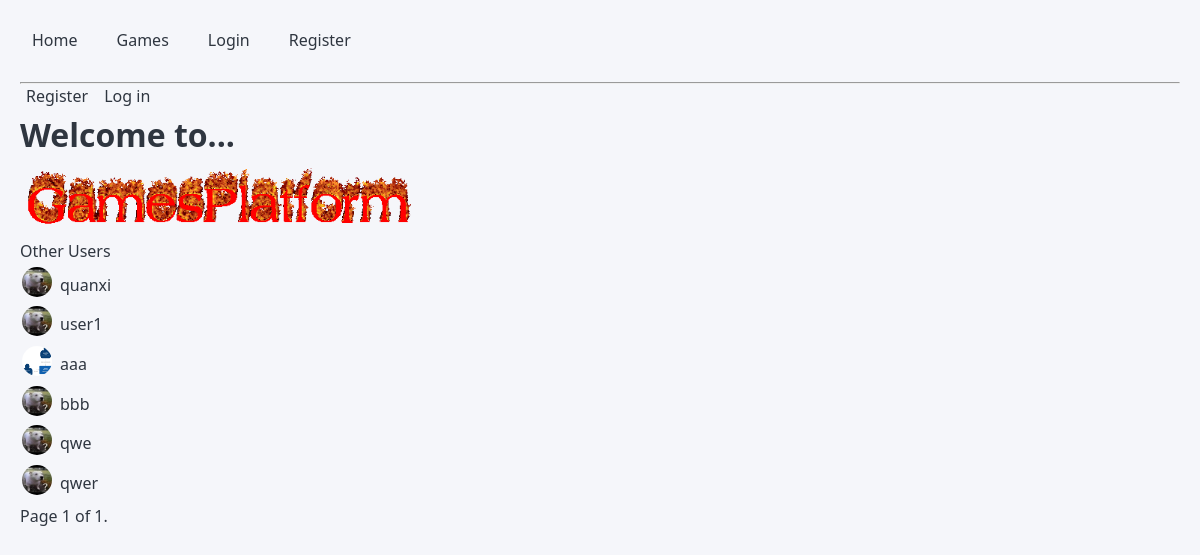
The page / on the database its author committed.
### GamePlatformApp/models.py (models this page shows)
class User(AbstractUser):
    profile_picture = models.ImageField(upload_to='img/', default = 'profile.jpg')
    bio = models.CharField(max_length=250, default='A GamePlatform user')
    created_at = models.DateTimeField(auto_now_add=True)
    updated_at = models.DateTimeField(auto_now=True)
    chips = models.IntegerField(default=1000)
    horse_race_chips_bet = models.IntegerField(default=0)
    horse_race_chips_won = models.IntegerField(default=0)
    horse_race_games_won = models.IntegerField(default=0)
    horse_race_games_lost = models.IntegerField(default=0)
    horse_race_chips_lost = models.IntegerField(default=0)
    horse_race_highest_win = models.IntegerField(default=0)
    horse_race_highest_lost = models.IntegerField(default=0)
    roulette_chips_bet = models.IntegerField(default=0)
    roulette_chips_won = models.IntegerField(default=0)
    roulette_games_won = models.IntegerField(default=0)
    roulette_games_lost = models.IntegerField(default=0)
    roulette_chips_lost = models.IntegerField(default=0)
    roulette_highest_win = models.IntegerField(default=0)
    roulette_highest_lost = models.IntegerField(default=0)
    blackjack_chips_bet = models.IntegerField(default=0)
    blackjack_chips_won = models.IntegerField(default=0)
    blackjack_games_won = models.IntegerField(default=0)
    blackjack_games_lost = models.IntegerField(default=0)
    blackjack_chips_lost = models.IntegerField(default=0)
    blackjack_highest_win = models.IntegerField(default=0)
    blackjack_highest_lost = models.IntegerField(default=0)
    total_chips_bet = models.IntegerField(default=0)
    total_chips_won = models.IntegerField(default=0)
    total_games_won = models.IntegerField(default=0)
    total_games_lost = models.IntegerField(default=0)
    total_chips_lost = models.IntegerField(default=0)
    total_highest_win = models.IntegerField(default=0)
    total_highest_lost = models.IntegerField(default=0)

### GamePlatformApp/views.py (the view)
# urls.py: path('', HomeView.as_view(), name="home"),
class HomeView(ListView):
    model = User
    paginate_by = 10
    template_name = 'GamePlatformApp/home.html'
    context_object_name = 'users'
    def get_queryset(self):
        return User.objects.filter(is_active=True).order_by('id')

### templates/GamePlatformApp/home.html (shortened to what this page needs)
<!DOCTYPE html>
{% extends 'GamePlatformApp/base_navbar.html' %}
{% load static %}
{% block content %}
{% if user.is_authenticated %}
<p>Hello, <a href="{% url 'user-profile' user.pk %}">{{ user.username }}</a>!</p>
<form action="{% url 'logout' %}" method="post">
    {% csrf_token %}
    <button type="submit">Log out</button>
</form>
{% else %}
<p><a href="{% url 'register' %}">Register</a>
    <a href="{% url 'login' %}">Log in</a>
</p>
{% endif %}
<h1>Welcome to...</h1>
<div class="logo">
    <img src='{% static "logo.gif" %}'></img>
</div>
<p>Other Users</p>
<table>
    {% for u in users %}
    <tr>
        <td><img src="{{ u.profile_picture.url }}" alt="{{ u.username }}"></img></td>
        <td><a href="{% url 'user-profile' u.pk %}">{{ u.username }}</a></td>
    </tr>
    {% endfor %}
</table>
<div class="pagination">
    <span class="step-links">
        <span class="current">
            Page {{ page_obj.number }} of {{ page_obj.paginator.num_pages }}.
        </span>
    </span>
</div>
<br><br>
{% endblock %}

### static/css/base.css (style rules this page uses)
* { margin: 0; padding: 0; box-sizing: border-box; font-family: 'Segoe UI', Tahoma, Geneva, Verdana, sans-serif; }
body { background-color: #f5f6fa; color: #2f3640; line-height: 1.6; padding: 20px; }
img { border-radius: 50%; height: 30px; width: 30px; }
a { text-decoration: none; color: #2f3640; font-weight: 500; padding: 4px 6px; border-radius: 6px; transition: background-color 0.2s, color 0.2s; }

### templates/GamePlatformApp/home.html (style rules this page uses)
.logo img { border-radius: 0%; width: 400px; height: auto; }

### rows shown on the page
User: profile_picture (placeholder picture), username "quanxi"
User: profile_picture (placeholder picture), username "user1"
User: profile_picture (picture), username "aaa"
User: profile_picture (placeholder picture), username "bbb"
User: profile_picture (placeholder picture), username "qwe"
User: profile_picture (placeholder picture), username "qwer"

### other values the page prints
{{ page_obj.number }} "1"
{{ page_obj.paginator.num_pages }} "1"
